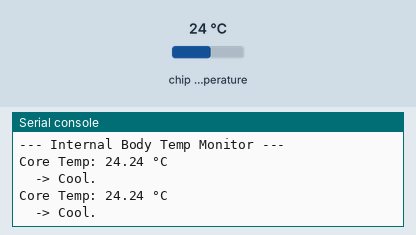
Recording of a program running on a simulated Raspberry Pi Pico running MicroPython. On the bench: the last lines printed to the serial console. The inputs (shaded band) are chosen by the test bench; at power-on: chip temperature 24 °C.

Above: at 1.2 s.
1.3 s: chip temperature set to 29 °C
At 2.6 s:
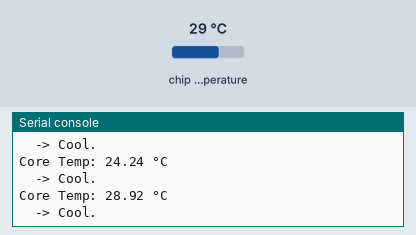
2.8 s: chip temperature set to 32 °C
At 3.7 s:
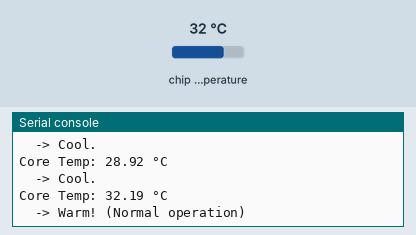
Timing chart, 0 to 5.8 s (numbered marks = the images above; inputs shaded):
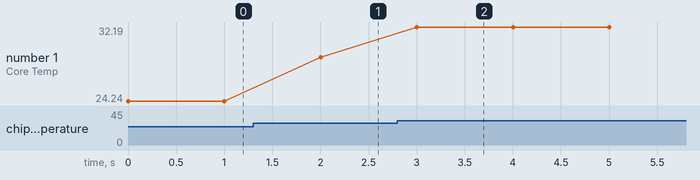

The program:

01_internal_temp.py
```python
"""
LESSON: Internal Temperature Sensor (ADC)
-----------------------------------------
The Raspberry Pi Pico (RP2040) has a hidden secret:
It can feel its own heat.

Inside the chip, there is a specialized sensor connected to ADC Channel 4.
We don't need to wire anything!

CONCEPTS:
1. ADC (Analog to Digital Converter): Converting 0-3.3V to 0-65535.
2. Conversion Factor: Turning "counts" back into Volts.
3. Datasheet Math: Using the formula T = 27 - (V - 0.706) / 0.001721
"""

import machine
import time

# --- CONFIGURATION ---
SENSOR_PIN = 4  # The internal temp sensor is always on ADC 4

# --- SETUP ---
# Initialize the ADC (Analog to Digital Converter)
sensor = machine.ADC(SENSOR_PIN)

def read_internal_temp():
    """
    Reads the raw ADC value, converts it to Voltage,
    and then calculates Celsius based on the RP2040 Datasheet.
    """
    # 1. Read Raw Value (0 to 65535)
    # The Pico's ADC is 12-bit (0-4095), but MicroPython scales it to 16-bit.
    reading = sensor.read_u16()

    # 2. Convert to Voltage
    # 3.3V is the reference voltage.
    voltage = reading * (3.3 / 65535)

    # 3. Calculate Temperature (Formula from RP2040 Datasheet)
    # 27 degrees @ 0.706V, with a slope of -1.721mV per degree.
    temperature_c = 27 - (voltage - 0.706) / 0.001721

    return temperature_c

# --- MAIN LOOP ---
print("--- Internal Body Temp Monitor ---")

while True:
    temp = read_internal_temp()

    # Debug print: Formatted to 2 decimal places
    print(f"Core Temp: {temp:.2f} °C")

    # Simple logic: Is the CPU working hard?
    if temp > 30:
        print("  -> Warm! (Normal operation)")
    else:
        print("  -> Cool.")

    time.sleep(1)
```

Measured:
- the behaviour switches between 30 and 31 °C on chip temperature (found by bisection; images 1 and 2)
- after the input at 1.3 s, the serial console: prints a new line after 0.70 s (image 1)
- after the input at 2.8 s, the serial console: prints a new line after 0.20 s (image 2)
- plotted number 1: 24.24 → 28.92 after the input at 1.3 s, 28.92 → 32.19 after the input at 2.8 s
